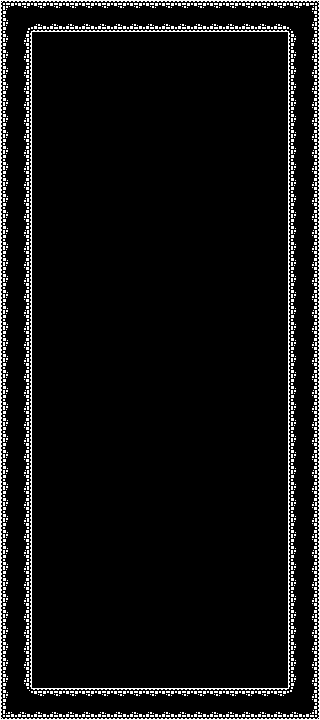

Tiled map render using the project's own tile images. Description and the map definition, with tile-layer contents summarised, below:
An orthogonal 20x45 tile map with 16x16 px tiles, 5 tile layers (background, ground, decoration, foreground, ...), 2 tilesets.

<map version="1.10" tiledversion="1.12.2" orientation="orthogonal" renderorder="right-down" width="20" height="45" tilewidth="16" tileheight="16" infinite="0" nextlayerid="12" nextobjectid="70">
 <editorsettings>
  <export target="template.tmx" format="tmx" />
 </editorsettings>
 <tileset firstgid="1" name="monochrome_tilemap_transparent_packed" tilewidth="16" tileheight="16" tilecount="400" columns="20">
  <image source="../images/monochrome_tilemap_transparent_packed.png" width="320" height="320" />
  <tile id="248">
   <properties>
    <property name="active" type="bool" value="false" />
   </properties>
  </tile>
 </tileset>
 <tileset firstgid="401" name="monochrome_tilemap_packed" tilewidth="16" tileheight="16" tilecount="400" columns="20">
  <image source="../images/monochrome_tilemap_packed.png" width="320" height="320" />
 </tileset>
 <layer id="4" name="background" width="20" height="45">
  <data>[900 cells, 900 non-empty, 1 distinct tile ids]</data>
 </layer>
 <layer id="1" name="ground" width="20" height="45">
  <data>[900 cells, 244 non-empty, 12 distinct tile ids]</data>
 </layer>
 <layer id="2" name="decoration" width="20" height="45">
  <data>[900 cells, 0 non-empty, 0 distinct tile ids]</data>
 </layer>
 <layer id="5" name="foreground" width="20" height="45">
  <data>[900 cells, 0 non-empty, 0 distinct tile ids]</data>
 </layer>
 <layer id="10" name="platforms" width="20" height="45">
  <data>[900 cells, 0 non-empty, 0 distinct tile ids]</data>
 </layer>
 <objectgroup id="8" name="triggers" />
 <objectgroup id="11" name="hazards" />
 <objectgroup id="7" name="lights" />
 <objectgroup id="6" name="spawns" />
</map>
